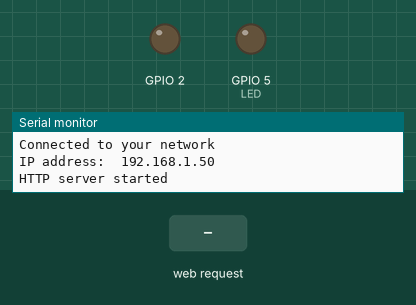
Recording of a sketch running on a simulated ESP8266 (NodeMCU). On the bench: output pins drawn as LEDs (lit = HIGH), the last lines printed to the serial monitor. The test bench sets the inputs (shaded band). WiFi joins after 1.5 s; servers stay silent unless stated.

Above: at 2.7 s.
2.8 s: HTTP request GET /on received
At 3.3 s:
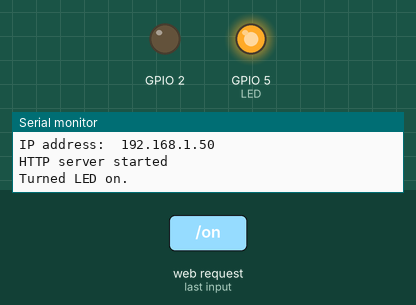
4.3 s: HTTP request GET /off received
At 5.5 s:
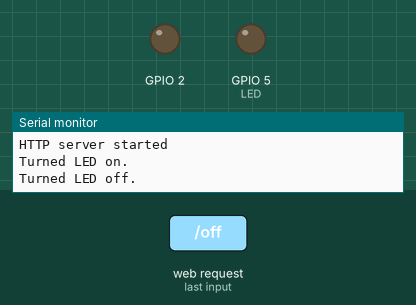
5.8 s: HTTP request GET /connect received
At 6.2 s:
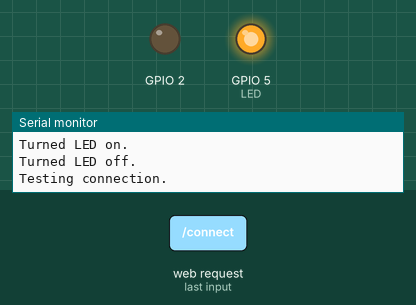
Timing chart, 0 to 8.8 s (numbered marks = the images above; inputs shaded):
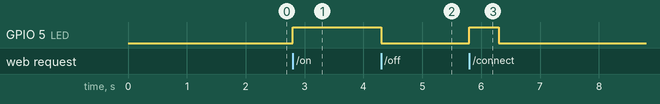

The sketch:

esp8266_hw.ino
```cpp
#include <ESP8266WiFiMulti.h>
#include <ESP8266WebServer.h>

ESP8266WiFiMulti wifiMulti;     // Create an instance of the ESP8266WiFiMulti class, called 'wifiMulti'
ESP8266WebServer server(80);  // Create server with port 80
const char* ssid = "your network";  // Name of network
const char* password = "your password";  //Password of local network
int LED = 5;  // Set GPIO pin as LED to facilitate code afterwards

void setCrossOrigin() {
  server.sendHeader(F("Access-Control-Allow-Origin"), F("*"));
  server.sendHeader(F("Access-Control-Max-Age"), F("600"));
  server.sendHeader(F("Access-Control-Allow-Methods"), F("PUT,POST,GET,OPTIONS"));
  server.sendHeader(F("Access-Control-Allow-Headers"), F("*"));
};

void handle_connect() {
  Serial.println("Testing connection.");
  setCrossOrigin();
  if(wifiMulti.run() == WL_CONNECTED){
    digitalWrite(LED, HIGH);
    delay(500);
    digitalWrite(LED, LOW);
    server.send(200, "text/plain", "ESP is connected");
  }

}

void handle_on() {
  Serial.println("Turned LED on.");
  setCrossOrigin();
  digitalWrite(LED, HIGH);
  server.send(200, "text/plain", "Led is now HIGH");
}

void handle_off() {
  Serial.println("Turned LED off.");
  setCrossOrigin();
  digitalWrite(LED, LOW);
  server.send(200, "text/plain", "Led is now LOW");
}

void setup() {
  pinMode(LED_BUILTIN, OUTPUT);     // Initialize the LED_BUILTIN pin as an output
  pinMode(LED, OUTPUT);           // Set the GPIO port 5 as an output

  Serial.begin(115200);
  // Connetec to WiFi
  wifiMulti.addAP(ssid, password); // Wifi connection with name of network and password
  int i = 0;
  while (wifiMulti.run() != WL_CONNECTED) { // Wait for the Wi-Fi to connect: scan for Wi-Fi networks, and connect to the strongest of the networks above
    delay(250);
    Serial.print('.');
  }
  Serial.println('\n');   // Print in serial monitor response of the connection to the esp
  Serial.print("Connected to ");
  Serial.println(WiFi.SSID());               // Tell us what network we're connected to
  Serial.print("IP address:\t");
  Serial.println(WiFi.localIP());

  server.on("/on", handle_on);
  server.on("/off", handle_off);
  server.on("/connect", handle_connect);
  server.begin();
  Serial.println("HTTP server started");
}

void loop()
{
  server.handleClient();
}
```

Measured:
- after the input at 2.8 s, GPIO 5 (LED): LOW → HIGH at once
- after the input at 4.3 s, GPIO 5 (LED): HIGH → LOW at once
- after the input at 5.8 s, GPIO 5 (LED): LOW → HIGH at once, → LOW 0.50 s later
